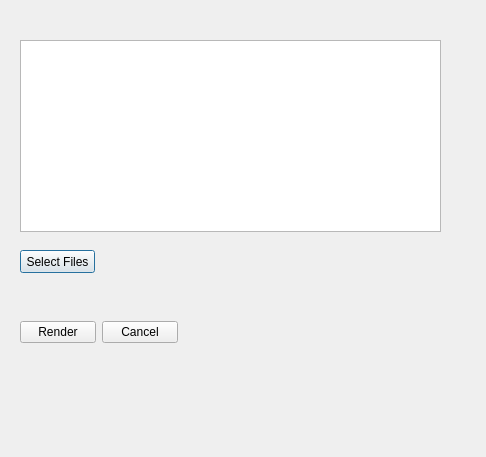
<?xml version="1.0" encoding="UTF-8"?>
<ui version="4.0">
 <class>Dialog</class>
 <widget class="QDialog" name="Dialog">
  <property name="geometry">
   <rect>
    <x>0</x>
    <y>0</y>
    <width>486</width>
    <height>457</height>
   </rect>
  </property>
  <property name="windowTitle">
   <string>Dialog</string>
  </property>
  <widget class="QTableWidget" name="table_file_selection">
   <property name="geometry">
    <rect>
     <x>20</x>
     <y>40</y>
     <width>421</width>
     <height>192</height>
    </rect>
   </property>
   <property name="baseSize">
    <size>
     <width>0</width>
     <height>0</height>
    </size>
   </property>
  </widget>
  <widget class="QPushButton" name="btn_select_file">
   <property name="geometry">
    <rect>
     <x>20</x>
     <y>250</y>
     <width>75</width>
     <height>23</height>
    </rect>
   </property>
   <property name="text">
    <string>Select Files</string>
   </property>
  </widget>
  <widget class="QWidget" name="">
   <property name="geometry">
    <rect>
     <x>20</x>
     <y>320</y>
     <width>158</width>
     <height>25</height>
    </rect>
   </property>
   <layout class="QHBoxLayout" name="horizontalLayout_2">
    <item>
     <widget class="QPushButton" name="btn_render">
      <property name="text">
       <string>Render</string>
      </property>
     </widget>
    </item>
    <item>
     <widget class="QPushButton" name="btn_cancel">
      <property name="text">
       <string>Cancel</string>
      </property>
     </widget>
    </item>
   </layout>
  </widget>
 </widget>
 <resources/>
 <connections/>
</ui>
